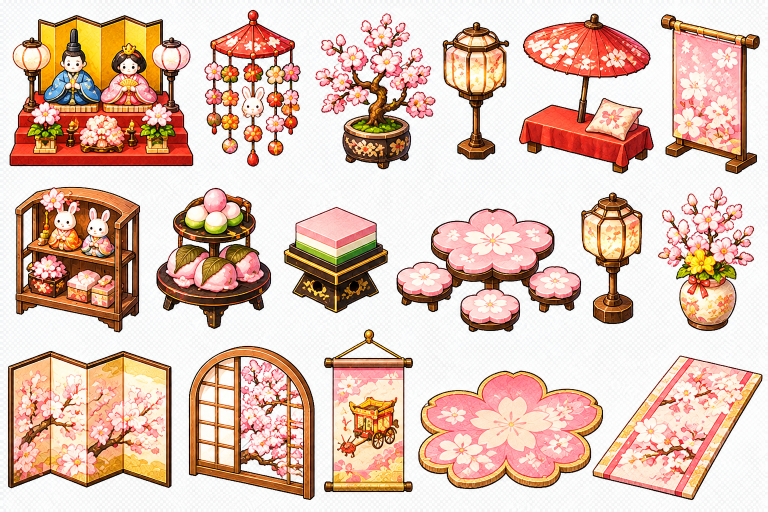
#> input picture tools/room-img/src/ev_hina.png, 1536 x 1024 px, given in place of ev_hina.png.png, which was not available (shown at 1/2 size)
$ python cut2.py ../room-img/src/ev_hina.png
#> lines starting #> are read from the running program, lines starting #| are printed output that depends on the picture; after the words box and inside, x2 and y2 are one past the last pixel; in counts of white or black regions, pixels touching at a corner belong together
# 白い背景は外とつながった白を消す。暗い背景は GrabCut（マスのふちを背景として）
import cv2, numpy as np, os, sys
from scipy import ndimage as ndi
from PIL import Image
os.makedirs('cut', exist_ok=True)
def white(im):
    hsv = cv2.cvtColor(im, cv2.COLOR_BGR2HSV)
    pale = (hsv[..., 1] < 18) & (hsv[..., 2] > 238)
    lab, n = ndi.label(pale); edge = set(np.unique(np.concatenate([lab[0], lab[-1], lab[:, 0], lab[:, -1]]))) - {0}
    return ndi.binary_opening(~np.isin(lab, list(edge)), iterations=1)
def dark_cell(cell):
    """背景はなめらかなぼかし。絵は輪郭線でかこまれている → 線を見つけて、中をうめる"""
    g = cv2.cvtColor(cell, cv2.COLOR_BGR2GRAY)
    e = cv2.Canny(cv2.GaussianBlur(g, (3, 3), 0), 40, 110) > 0
    e[:6] = e[-6:] = False; e[:, :6] = e[:, -6:] = False
    c = ndi.binary_closing(ndi.binary_dilation(e, iterations=2), iterations=3)
    f = ndi.binary_fill_holes(c)
    f = ndi.binary_erosion(f, iterations=2)
    lab, n = ndi.label(f)
    if n: sz = ndi.sum(f, lab, range(1, n + 1)); f = np.isin(lab, [i + 1 for i, q in enumerate(sz) if q > .03 * sz.max()])
    return f
for name in sys.argv[1:]:
    im = cv2.imread(f'src/{name}.png', cv2.IMREAD_UNCHANGED)[..., :3]; H, W = im.shape[:2]
#> further down, im is the input picture: shape (1024, 1536, 3); mean B, G, R 179.5, 194.4, 224.7
#> after `H, W = im.shape[:2]`: H = 1024; W = 1536
    corner = cv2.cvtColor(im[:20, :20], cv2.COLOR_BGR2HSV)[..., 2].mean()
#> corner = 249.4
    darkbg = corner < 150
#> darkbg = False
    if not darkbg:
        fg = white(im); alpha = cv2.GaussianBlur(fg.astype(np.float32), (3, 3), .7)
#> in white, `hsv = cv2.cvtColor(im, cv2.COLOR_BGR2HSV)`: hsv: shape (1024, 1536, 3); mean H, S, V 47.3, 67.2, 225.5
#> in white, `pale = (hsv[..., 1] < 18) & (hsv[..., 2] > 238)`:
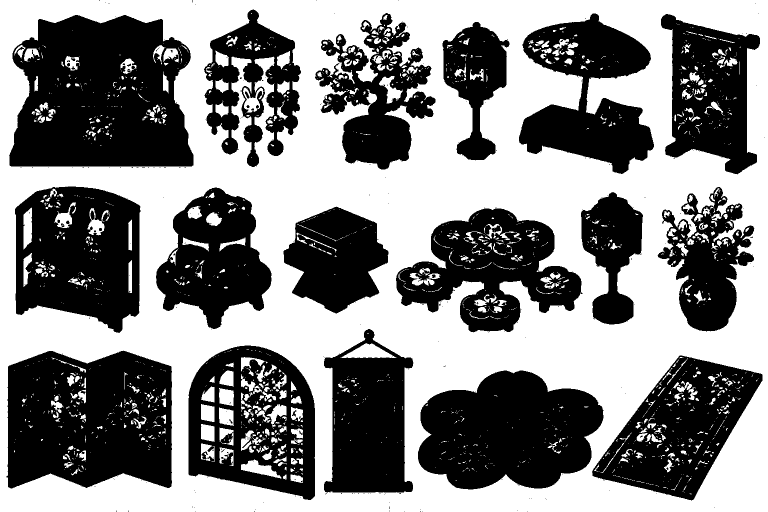
#> pale: shape (1024, 1536) bool (shown at 1/2 size); 52.3% white; 345 black regions (309 under 20 px), largest, box (x1, y1, x2, y2) and area: (18, 30, 387, 333) 88692, (13, 701, 344, 977) 76617, (836, 741, 1207, 979) 65494
#> in white, `lab, n = ndi.label(pale)`:
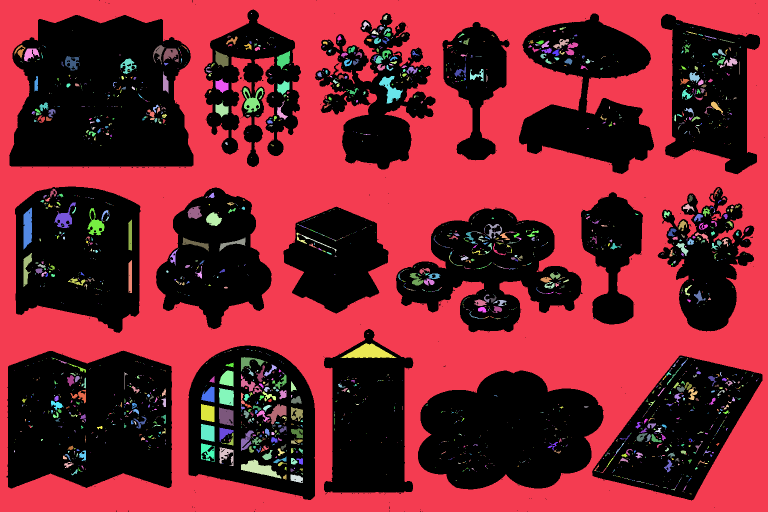
#> lab: shape (1024, 1536) int32 (shown at 1/2 size); 2666 distinct labels, from 0 to 2665; one colour per label, 0 black
#> in white, `lab, n = ndi.label(pale)`: n = 2665
#> in white, `edge = set(np.unique(np.concatenate([lab[0], lab[-1], lab[:, 0], lab[:`: edge = 1 item
#> in white, `return ndi.binary_opening(~np.isin(lab, list(edge)), iterations=1)`:
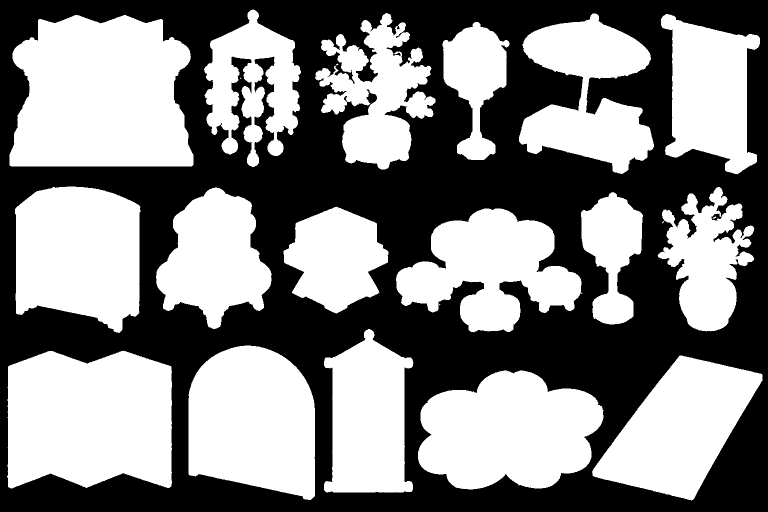
#> returned value: shape (1024, 1536) bool (shown at 1/2 size); 51.8% white; 1 black region, box (x1, y1, x2, y2) and area: (0, 0, 1536, 1024) 757438
        cl, n = ndi.label(fg); com = ndi.center_of_mass(fg, cl, range(1, n + 1)); sz = ndi.sum(fg, cl, range(1, n + 1))
#> after `cl, n = ndi.label(fg)`:
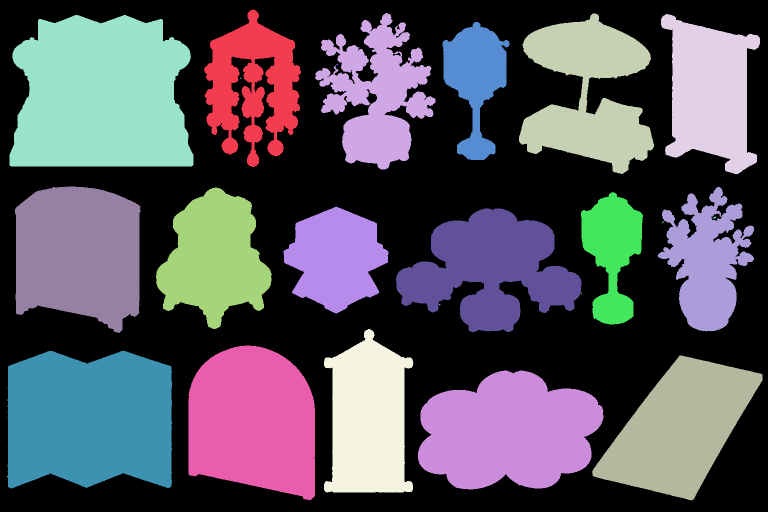
#> cl: shape (1024, 1536) int32 (shown at 1/2 size); 24 distinct labels, from 0 to 23; one colour per label, 0 black
#> after `cl, n = ndi.label(fg)`: n = 23
#> after `com = ndi.center_of_mass(fg, cl, range(1, n + 1))`: com = 23 items, first 6: (170, 505.2), (189, 753.7), (187.6, 1177.1), (185.1, 1419.8), (192, 201.9), (157.3, 950.7)
#> after `sz = ndi.sum(fg, cl, range(1, n + 1))`: sz = 23 values, max 94056 at index 4, min 5 at index 7, mean 35453.3
    for k in range(8):
        r, c = divmod(k, 4)
        x0c, x1c, y0c, y1c = int(c * W / 4), int((c + 1) * W / 4), int(r * H / 2), int((r + 1) * H / 2)
        if darkbg:
            cell = im[y0c:y1c, x0c:x1c]; f = dark_cell(cell)
            a = cv2.GaussianBlur(f.astype(np.float32), (3, 3), .8)
            ys, xs = np.nonzero(f); y0, y1, x0, x1 = ys.min(), ys.max() + 1, xs.min(), xs.max() + 1
            rgba = np.dstack([cell[y0:y1, x0:x1, ::-1], (a[y0:y1, x0:x1] * 255).astype(np.uint8)])
        else:
            ids = [i + 1 for i in range(n) if sz[i] > 15 and int(com[i][1] // (W / 4)) == c and int(com[i][0] // (H / 2)) == r]
            m = np.isin(cl, ids); m = ndi.binary_dilation(m, iterations=2) & (alpha > 0)
            ys, xs = np.nonzero(m); y0, y1, x0, x1 = ys.min(), ys.max() + 1, xs.min(), xs.max() + 1
            rgba = np.dstack([im[y0:y1, x0:x1, ::-1], ((alpha * m)[y0:y1, x0:x1] * 255).astype(np.uint8)])
        Image.fromarray(rgba).save(f'cut/{name}_{k}.png')
#> this loop made 8 passes
#> (ids, y0, y1, x0, x1) on passes 1 to 8: ([5, 9], 29, 667, 17, 388), ([1, 2], 18, 340, 407, 872), ([6], 43, 321, 884, 1020), ([3, 4, 12, 15], 26, 650, 1037, 1521), ([21], 700, 978, 13, 345), ([11, 13, 19, 20], 374, 1001, 311, 828), ([14, 23], 416, 980, 791, 1208), ([10, 22], 373, 1002, 1183, 1526)
#> pass 1, `rgba = np.dstack([im[y0:y1, x0:x1, ::-1], ((alpha * m)[y0:y1, x0:x1] *..`:
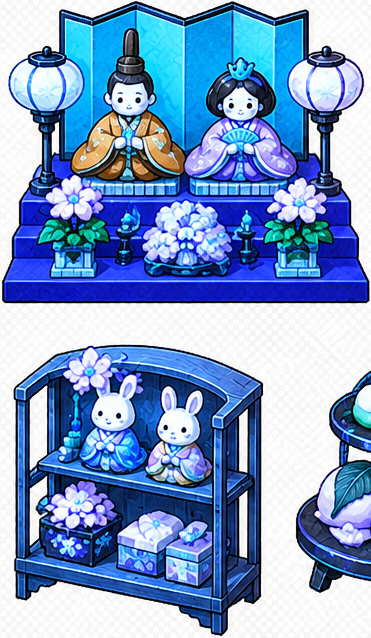
#> rgba: shape (638, 371, 4); mean B, G, R, A 201.3, 156.9, 127.3, 166.7
#> after the loop:
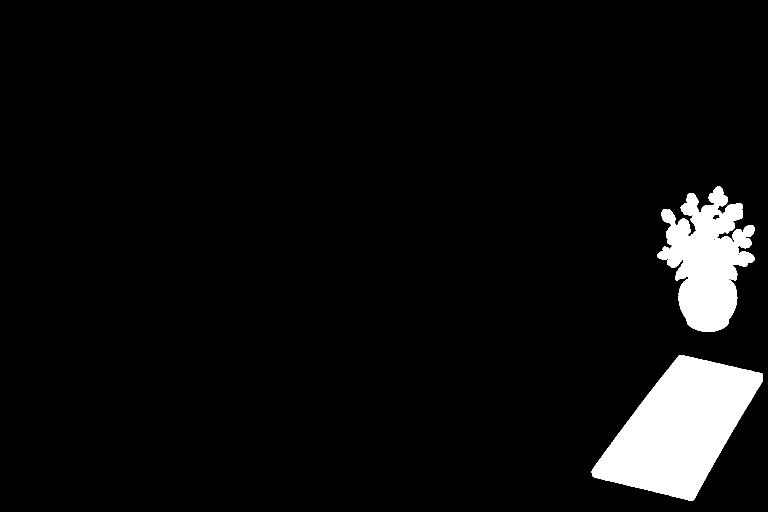
#> m: shape (1024, 1536) bool (shown at 1/2 size); 5.6% white; 2 white regions, box (x1, y1, x2, y2) and area: (1183, 710, 1526, 1002) 55296, (1314, 373, 1510, 664) 32870
#> after the loop:
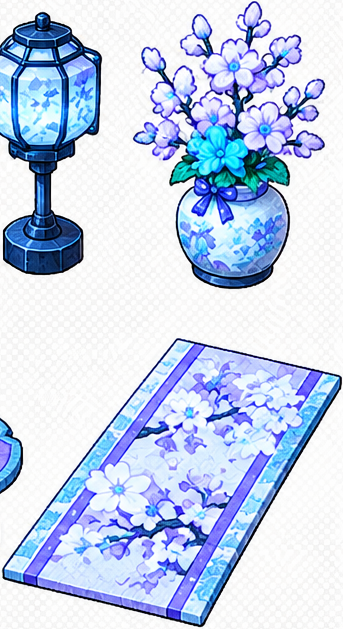
#> rgba: shape (629, 343, 4); mean B, G, R, A 235, 209.6, 195.6, 99.9
    print(name, 'dark' if darkbg else 'white')
#| ../room-img/src/ev_hina.png white
